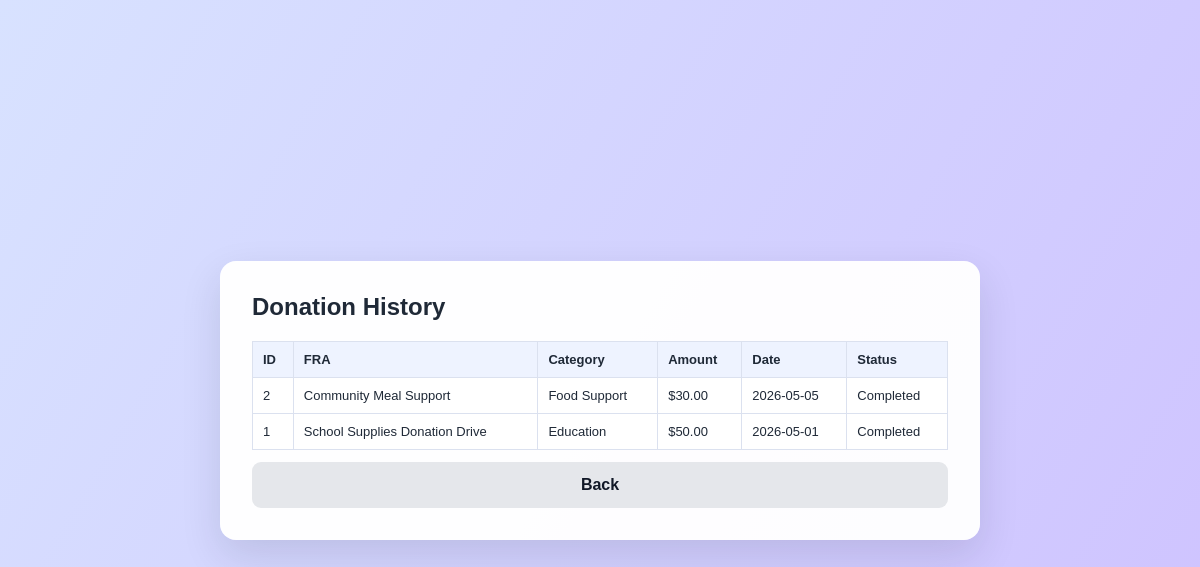
Page /index.php?page=view_donation_history (signed in) on the committed database.
### tables this page shows
CREATE TABLE donations (
    donation_id INT AUTO_INCREMENT PRIMARY KEY,
    donee_id INT NOT NULL,
    fra_title VARCHAR(255) NOT NULL,
    category VARCHAR(100) NOT NULL,
    amount DECIMAL(10,2) NOT NULL,
    donation_date DATE NOT NULL,
    status VARCHAR(50) NOT NULL,
    FOREIGN KEY (donee_id) REFERENCES managed_user_accounts(user_id)
);

### src/donation/entity/Donation.php (called while the page is built, shortened)
<?php
require_once __DIR__ . '/../../shared/database/Database.php';
class Donation
{
    private PDO $conn;
    public function __construct()
    {
        $database = new Database();
        $this->conn = $database->connect();
    }
    public function getDonationHistory(int $doneeId): array
    {
        $sql = "SELECT
                    donation_id AS donationId,
                    donee_id AS doneeId,
                    fra_title AS fraTitle,
                    category,
                    amount,
                    donation_date AS donationDate,
                    status
                FROM donations
                WHERE donee_id = :doneeId
                ORDER BY donation_date DESC";
        $stmt = $this->conn->prepare($sql);
        $stmt->bindParam(':doneeId', $doneeId, PDO::PARAM_INT);
        $stmt->execute();
        return $stmt->fetchAll(PDO::FETCH_ASSOC);
    }
}

### src/shared/database/Database.php (called while the page is built)
<?php
class Database
{
    private string $host = 'localhost';
    private string $database = 'echocare_db';
    private string $username = 'root';
    private string $password = '';
    private ?PDO $conn = null;
    public function connect(): PDO
    {
        if ($this->conn === null) {
            try {
                $this->conn = new PDO(
                    "mysql:host={$this->host};dbname={$this->database};charset=utf8mb4",
                    $this->username,
                    $this->password
                );
                $this->conn->setAttribute(PDO::ATTR_ERRMODE, PDO::ERRMODE_EXCEPTION);
                $this->conn->setAttribute(PDO::ATTR_DEFAULT_FETCH_MODE, PDO::FETCH_ASSOC);
            } catch (PDOException $e) {
                die('Database connection failed: ' . $e->getMessage());
            }
        }
        return $this->conn;
    }
}

### src/donation/controller/ViewDonationHistoryController.php (called while the page is built)
<?php
require_once __DIR__ . '/../entity/Donation.php';
class ViewDonationHistoryController
{
    private Donation $donation;
    public function __construct()
    {
        $this->donation = new Donation();
    }
    public function getDonationHistory(int $doneeId): array
    {
        return $this->donation->getDonationHistory($doneeId);
    }
}

### src/donation/boundary/ViewDonationHistoryUI.php (the view, shortened to what this page needs)
<?php
require_once __DIR__ . '/../controller/ViewDonationHistoryController.php';
$controller = new ViewDonationHistoryController();
$donationHistory = $controller->getDonationHistory($_SESSION['user']['id']);
?>
<!DOCTYPE html>
<html>
<head>
    <link rel="stylesheet" href="/css/style.css">
</head>
<body>
<div class="page-center">
<section class="dashboard-card">
<h1>Donation History</h1>
<table class="table">
<tr>
    <th>ID</th>
    <th>FRA</th>
    <th>Category</th>
    <th>Amount</th>
    <th>Date</th>
    <th>Status</th>
</tr>
<?php foreach ($donationHistory as $donation): ?>
<tr>
    <td><?= $donation['donationId'] ?></td>
    <td><?= htmlspecialchars($donation['fraTitle']) ?></td>
    <td><?= htmlspecialchars($donation['category']) ?></td>
    <td>$<?= number_format($donation['amount'], 2) ?></td>
    <td><?= htmlspecialchars($donation['donationDate']) ?></td>
    <td><?= htmlspecialchars($donation['status']) ?></td>
</tr>
<?php endforeach; ?>
</table>
<a href="/index.php?page=donee_dashboard" class="secondary-btn">Back</a>
</section>
</div>
</body>
</html>

### public/css/style.css (style rules this page uses)
* { box-sizing: border-box; }
body { margin: 0; font-family: Arial, Helvetica, sans-serif; background: #f7f8ff; color: #1f2937; }
body::before { content: ""; position: fixed; inset: 0; background: radial-gradient(circle at 20% 25%, rgba(220, 230, 255, 0.9), transparent 35%), radial-gradient(circle at 80% 35%, rgba(235, 240, 255, 0.9), transparent 38%), linear-gradient(135deg, #ffffff 0%, #eef3ff 45%, #ffffff 100%); z-index: -2; }
body::after { content: ""; position: fixed; inset: 0; background: linear-gradient(155deg, transparent 20%, rgba(205, 218, 250, 0.45) 38%, transparent 58%), linear-gradient(25deg, transparent 25%, rgba(230, 235, 255, 0.8) 48%, transparent 70%); z-index: -1; }
.page-center { min-height: 100vh; display: flex; align-items: center; justify-content: center; padding: 24px; }
h1 { margin: 0 0 8px; font-size: 24px; }
.dashboard-card { width: 760px; background: rgba(255,255,255,0.96); border-radius: 16px; padding: 32px; box-shadow: 0 16px 40px rgba(15, 23, 42, 0.12); }
.table { width: 100%; border-collapse: collapse; margin-top: 20px; background: white; }
.table th, .table td { border: 1px solid #dbe1ef; padding: 10px; font-size: 13px; text-align: left; }
.table th { background: #eef3ff; }
.secondary-btn { display: block; width: 100%; text-align: center; padding: 14px; border-radius: 9px; background: #e5e7eb; color: #111827; text-decoration: none; font-weight: 700; margin-top: 12px; }
body { position: relative; overflow-x: hidden; background: #eef3ff; }
body::before { content: ""; position: fixed; inset: 0; z-index: 0; background: linear-gradient( 120deg, #d8e2ff, #cbb7ff, #f3e8ff, #dbeafe ); background-size: 400% 400%; animation: movingGradient 4s ease infinite; }
.page-center, .app-layout { position: relative; z-index: 1; }

### rows in the picture
donations: donation_id "2", fra_title "Community Meal Support", category "Food Support", amount "30.00", donation_date "2026-05-05", status "Completed"
donations: donation_id "1", fra_title "School Supplies Donation Drive", category "Education", amount "50.00", donation_date "2026-05-01", status "Completed"
